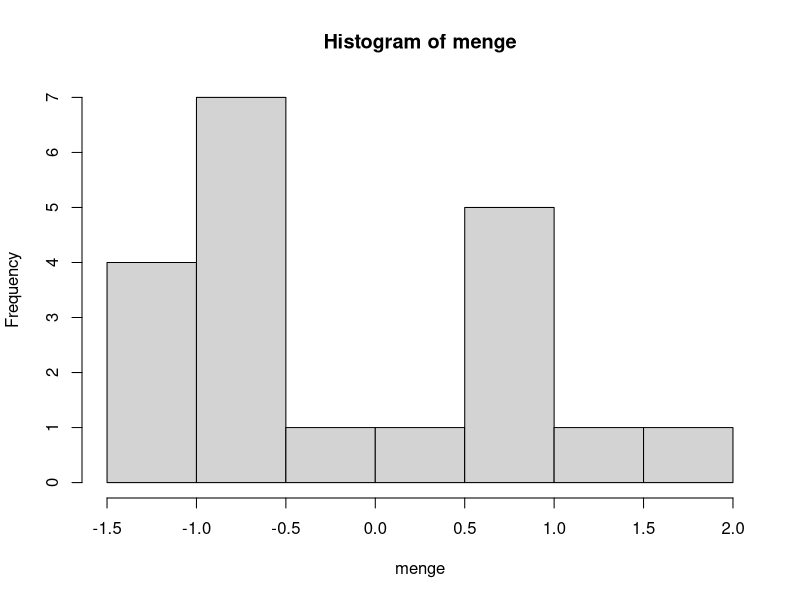
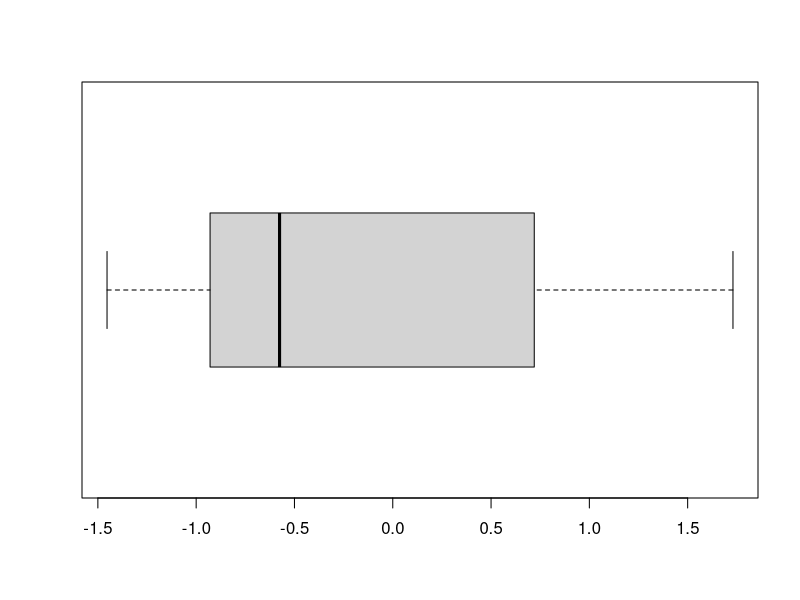

Recreate these plots in R, in order.
## ---- chunk 1
noten <- c(1.3, 2.0, 1.7, 3.3, 2.3)
mean(noten)
## ---- chunk 2
noten <- c(1.3, 2.0, 1.7, 3.3, 2.3)
median(noten)
## ---- chunk 3
gm <- function(x){
  return( prod(x)^(1/length(x)) )
}
daten <- c(2, 4, 8)
gm(daten) # Ergibt 4 [7]
## ---- chunk 4
daten <- c(3, 7, 12, 18, 25, 30, 45, 50, 60, 80, 100)
quantile(daten)
## ---- chunk 5
daten <- c(3, 7, 12, 18, 25, 30, 45, 50, 60, 80, 100)
IQR(daten)
## ---- chunk 6
daten <- c(3, 7, 12, 18, 25, 30, 45, 50, 60, 80, 100)
summary(daten)
## ---- chunk 7
daten <- c(3, 7, 12, 18, 25, 30, 45, 50, 60, 80, 100)
quantile(daten, probs = c(0.3, 0.6, 0.9))
## ---- chunk 8
menge <- rnorm(20,0,1)
summary(menge)
hist(menge)
boxplot(menge, horizontal = TRUE)
